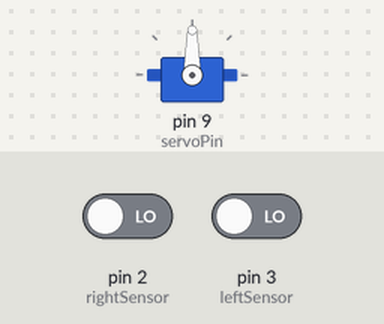
Bench run of a sketch on a simulated Arduino Uno, built with avr-gcc and run on an emulated ATmega328P. Shown: servo. The inputs (shaded band) are chosen by the test bench; at power-on: pin 2 (rightSensor) LOW, pin 3 (leftSensor) LOW.

Above: at 1.7 s.
1.8 s: pin 2 (rightSensor) driven HIGH
At 2.36 s:
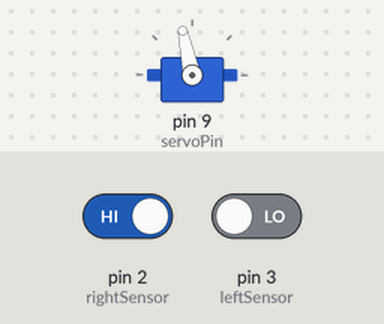
4.8 s: pin 3 (leftSensor) driven HIGH
At 4.8 s:
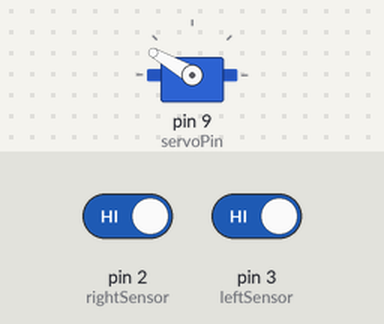
6.3 s: pin 3 (leftSensor) driven LOW
At 9.2 s:
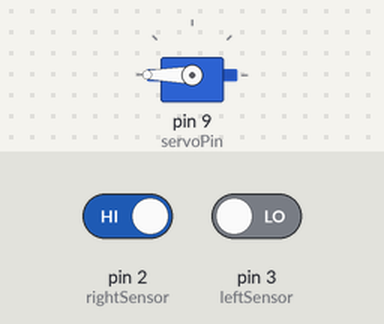
Timing chart, 0 to 10.7 s (numbered marks = the images above; inputs shaded):
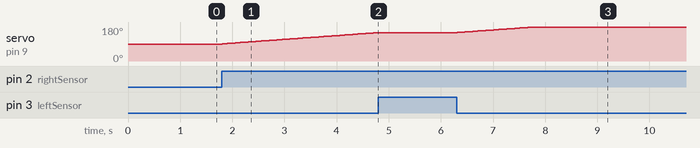

Measured:
- after the input at 1.8 s, servo on pin 9 (servoPin): moves from 90° to 150° over 3.0 s, starting at once
- after the input at 4.8 s, servo on pin 9 (servoPin): stays 150° (without the input it goes to 151° after 0.01 s)
- after the input at 6.3 s, servo on pin 9 (servoPin): moves from 150° to 180° over 1.5 s, starting at once

The sketch:

R34._Arduino_Sunflower-Light_Tracker.ino
```cpp
/*
Components Used:
- Arduino Board
- Sensor Shield
- 2 LDR Sensors (Configured with Pull-down Resistors)
- Servo Motor
- Breadboard
- Jumper Wires
*/

#include <Servo.h>

Servo sunflowerServo;   // Create a Servo object
int servoPin = 9;       // Servo motor connected to Pin 9

int rightSensor = 2;    // Right LDR sensor connected to digital pin 2
int leftSensor = 3;     // Left LDR sensor connected to digital pin 3

int servoAngle = 90;    // Start at the center position (90 degrees)

void setup() {
  pinMode(rightSensor, INPUT); // Set right LDR as input
  pinMode(leftSensor, INPUT);  // Set left LDR as input
  sunflowerServo.attach(servoPin);  // Attach the servo to the pin
  sunflowerServo.write(servoAngle); // Set initial position
  delay(500);
}

void loop() {
  int rightLDR = digitalRead(rightSensor); // Read right LDR sensor
  int leftLDR = digitalRead(leftSensor);   // Read left LDR sensor

  if (rightLDR == 1 && leftLDR == 0 && servoAngle < 180) {
    // Move right if right sensor detects more light
    servoAngle++;
  }
  else if (leftLDR == 1 && rightLDR == 0 && servoAngle > 0) {
    // Move left if left sensor detects more light
    servoAngle--;
  }

  sunflowerServo.write(servoAngle); // Move servo to new position
  delay(50);  // Small delay for smooth movement
}
```
